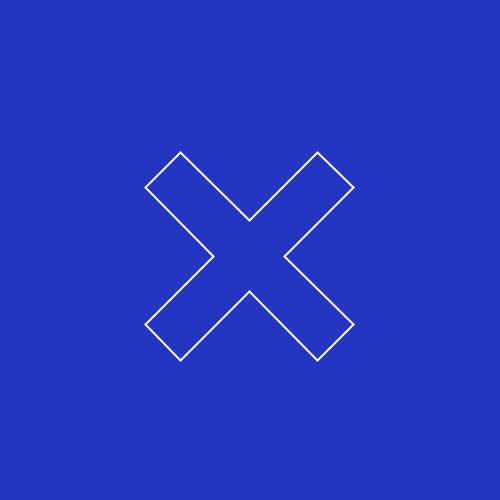
Frame 1 (no input)
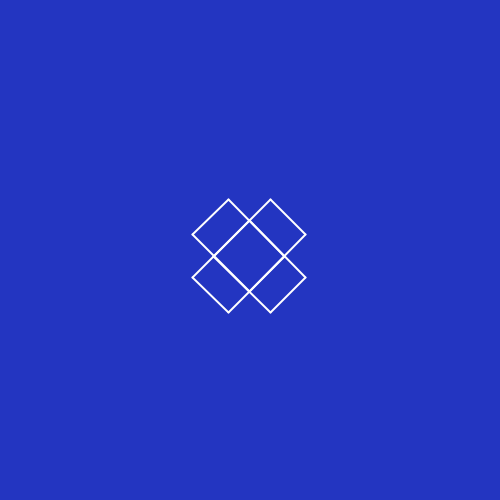
Frame 60 (the mouse pressed at the canvas centre just before this capture)
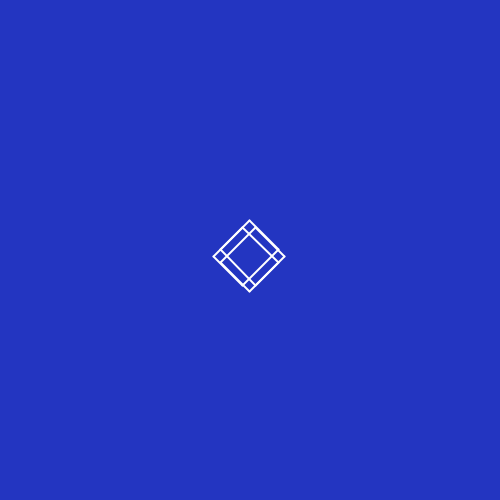
Frame 120 (the mouse held since frame 60 and released just before this capture)

The Processing sketch that drew these frames (run headless with seeded random() and noise(); from frame 60 on, the mouse is pressed at the canvas centre):

// Processing sketch: sketch_14042017
// ── sketch_14042017.pde
float y1 = 0;
float y2 = 250;
float x1 = 150;
float x2 = -100;
int speed = 3;
boolean grow = true;
boolean grow2 = true;

void setup(){
  size(500,500);
  smooth();
  stroke(255);
  strokeWeight(2);
}

void draw(){
  background(35,53,193);
  translate(width/2+70, height/2-100);
  rotate(PI/4);
  update();
  cross();
}
void update(){
  if(grow == true){
    y1+=speed;
    y2-=speed;
    x1-=speed;
    x2+=speed;
    if(y1>=250){
      grow = false;
    }
  }
  
  if(grow == false){
    y1-=speed;
    y2+=speed;
    x1+=speed;
    x2-=speed;
    if(y1<=0){
      grow = true;
    }
  }
  
}
void cross(){
  beginShape(LINES);
  vertex(0,y1);
  vertex(50,y1);
  vertex(50,y1);
  vertex(50,100);
  vertex(50,100);
  vertex(x1,100);
  vertex(x1,100);
  vertex(x1,150);
  vertex(x1,150);
  vertex(50,150);
  vertex(50,150);
  vertex(50,y2);
  vertex(50,y2);
  vertex(0,y2);
  vertex(0,y2);
  vertex(0,150);
  vertex(0,150);
  vertex(x2,150);
  vertex(x2,150);
  vertex(x2,100);
  vertex(x2,100);
  vertex(0,100);
  vertex(0,100);
  vertex(0,y1);
  endShape();
}
